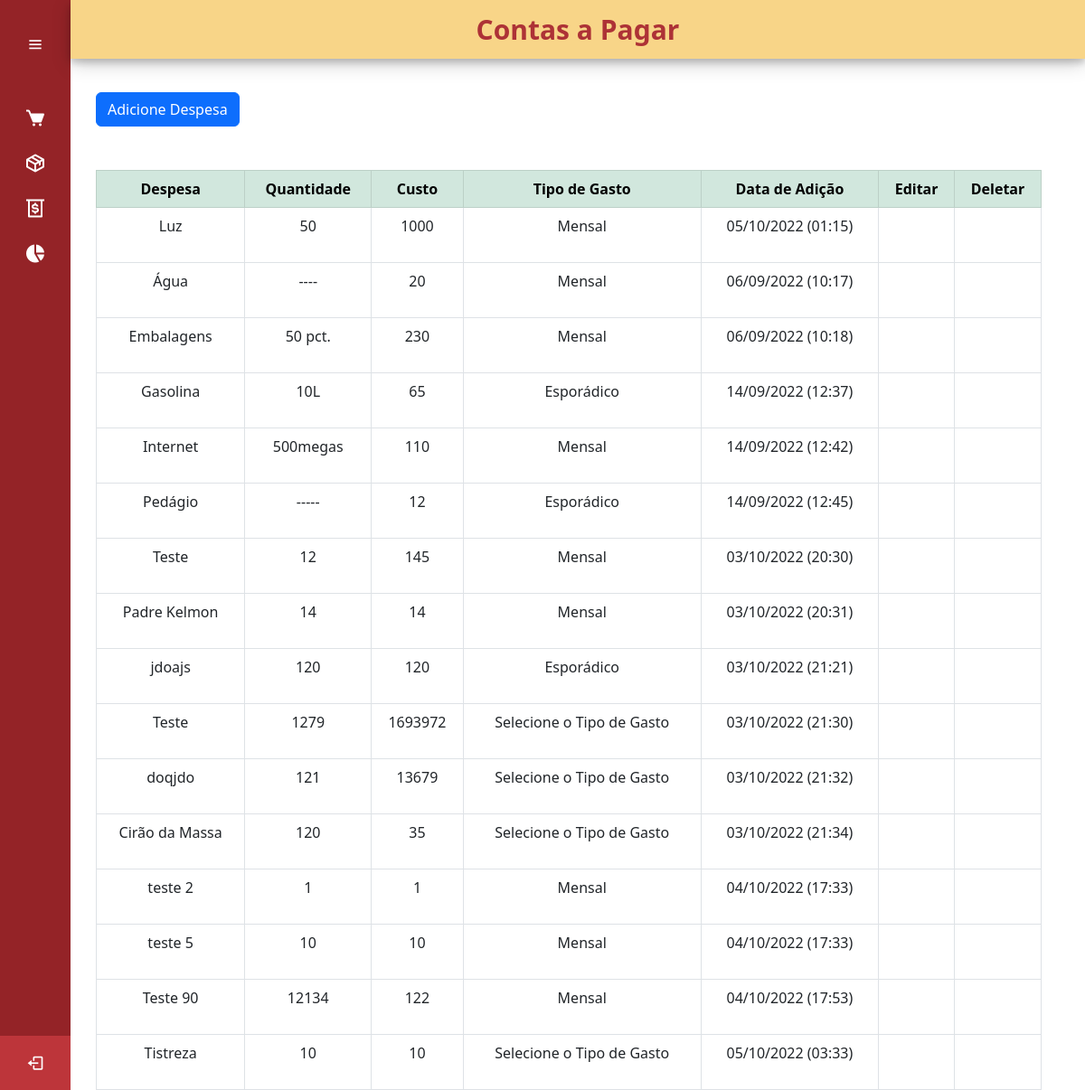
The page /gastos on the database as committed earlier.
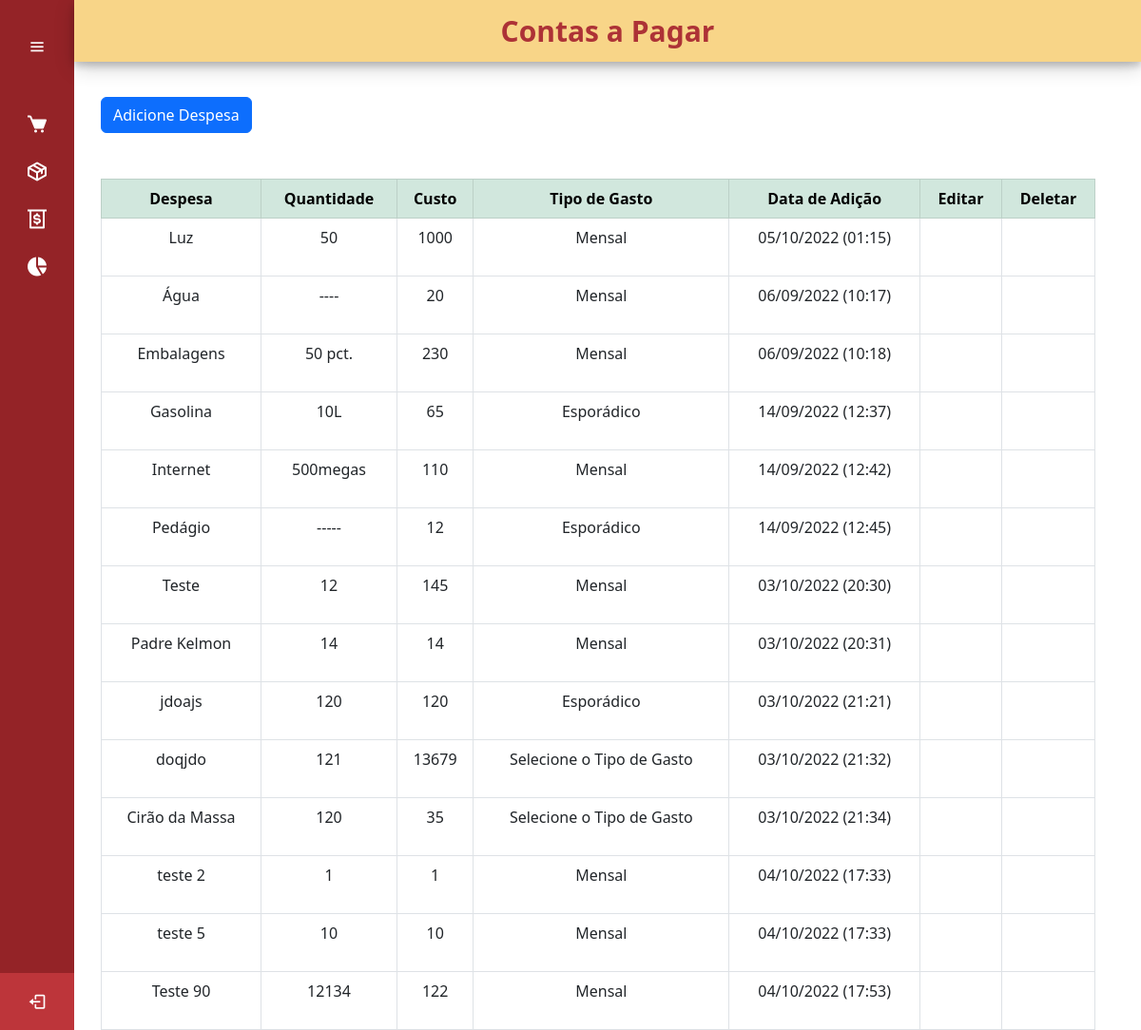
The same page on the database as committed later.
### cadastro/models.py (models this page shows, shortened)
class ListaDespesas(models.Model):
    GASTO = (
        ('Semanal', 'Semanal'),
        ('Mensal', 'Mensal'),
        ('Esporádico', 'Esporádico'),
    )
    nome_despesa = models.CharField(max_length=50, verbose_name='Despesas')
    quantidade_despesa = models.CharField(max_length=50, verbose_name='Qntd.')
    custo = models.IntegerField(verbose_name='Custo')
    tipo_gasto = models.CharField(max_length=50, choices= GASTO, verbose_name='Tipo de Gasto')
    data_atualizacao = models.DateTimeField(auto_now_add=True)
    nota_despesa = models.TextField(null = True)

### cadastro/views.py (the view)
# urls.py: path('gastos', views.despesa_List, name='gastos'),
def despesa_List(request):
    despesa_list = ListaDespesas.objects.all()
    return render(request, "paginas/gastos.html", {'despesas': despesa_list })

### paginas/templates/paginas/gastos.html (shortened to what this page needs)
{% extends 'paginas/modelo.html' %}
{% load static %}
{% block conteudo %}
<div class="home_content" style="top: 30px">
    <div class="conteudo_pagina">
        <div class="container">
            <br><br><br>
            <button type="button" class="btn btn-primary" data-bs-toggle="modal" data-bs-target="#addModal">
                Adicione Despesa
            </button>
            <br><br><br>
            <table class="table table-bordered" id="example" style="text-align: center ;">
                <thead class="table-success">
                    <tr>
                        <th>Despesa</th>
                        <th>Quantidade</th>
                        <th>Custo</th>
                        <th>Tipo de Gasto</th>
                        <th>Data de Adição</th>
                        <th>Editar</th>
                        <th>Deletar</th>
                    </tr>
                </thead>
                {% for despesa in despesas %}
                <tr>
                    <td>{{ despesa.nome_despesa }}</td>
                    <td>{{ despesa.quantidade_despesa }}</td>
                    <td>{{ despesa.custo }}</td>
                    <td>{{ despesa.tipo_gasto}}</td>
                    <td>{{ despesa.data_atualizacao | date:'d/m/Y (H:i)' }}</td>
                    <td>
                        <a class="btn btn-sucess text-center" title="Editar Despesa" data-bs-toggle="modal"
                            data-bs-target="#editModal{{ despesa.id }}">
                            <box-icon name='edit'></box-icon>
                        </a>
                    </td>
                    <td>
                        <a class="btn text-center" title="Deletar Despesa" data-bs-toggle="modal"
                        data-bs-target="#deleteModal{{ despesa.id }}">
                            <box-icon name='trash'></box-icon>
                        </a>
                    </td>
                </tr>
                {% endfor %}
            </table>
        </div>
    </div>
</div>
{% endblock %}

Rows that differ between the two databases and show on the page:
removed ListaDespesas: nome_despesa "Teste", quantidade_despesa "1279", custo "1693972", tipo_gasto "Selecione o Tipo de Gasto", data_atualizacao "03/10/2022 (21:30)"
removed ListaDespesas: nome_despesa "Tistreza", quantidade_despesa "10", custo "10", tipo_gasto "Selecione o Tipo de Gasto", data_atualizacao "05/10/2022 (03:33)"
